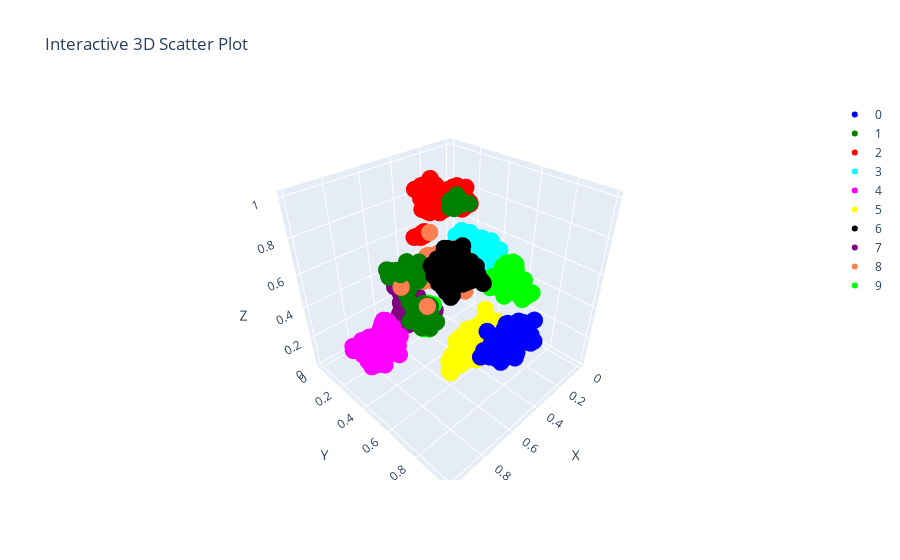

Write notebook code for a chart like this one.
### Code cell
import plotly.graph_objects as go
from plotly.subplots import make_subplots

# 生成示例数据
x, y, z = X_tsne3[:, 0], X_tsne3[:, 1], X_tsne3[:, 2]

# 指定10种颜色
colors = ['blue', 'green', 'red', 'cyan', 'magenta', 'yellow', 'black', 'purple', 'coral', 'lime']
colors_map = Y_train

nb_classes = 10

# 创建交互式图表
fig = make_subplots(rows=1, cols=1, specs=[[{'type': 'scatter3d'}]])

# 遍历每一种数字
for cl in range(nb_classes):
    # 找到属于某种数字数据的索引号
    indices = np.where(colors_map == cl)
    # 添加散点图
    scatter = go.Scatter3d(
        x=x[indices][:80],
        y=y[indices][:80],
        z=z[indices][:80],
        mode='markers',
        marker=dict(color=colors[cl], size=6),
        name=str(cl)
    )
    fig.add_trace(scatter)

# 更新布局
fig.update_layout(scene=dict(
                    xaxis_title='X',
                    yaxis_title='Y',
                    zaxis_title='Z'),
                    title='Interactive 3D Scatter Plot',
                    showlegend=True)

# 显示图表
fig.show()
